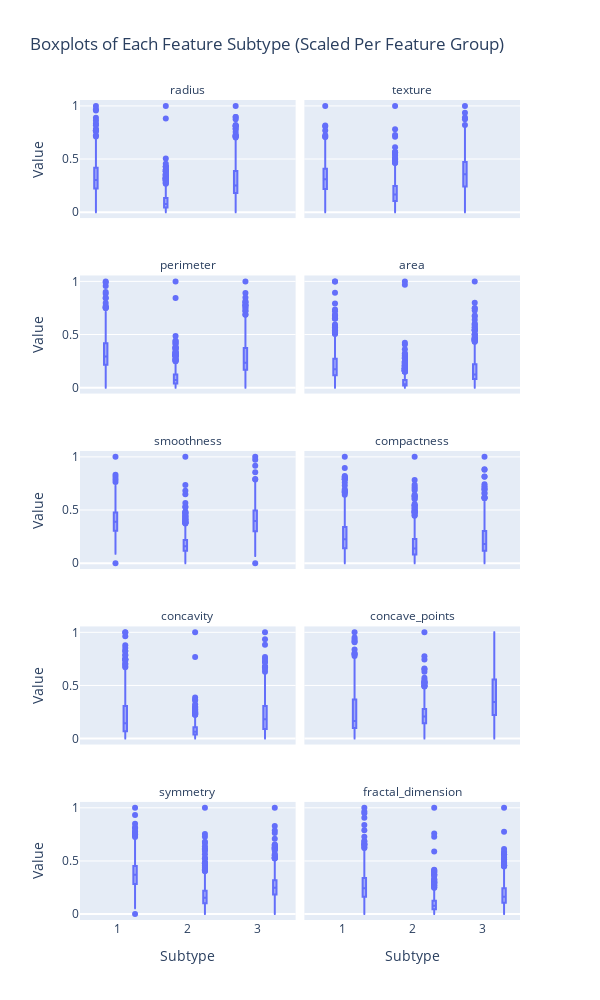

The code cell stored with this chart in its notebook:
### Code cell
df_group_scaled = df.copy()
for base, cols in feature_groups.items():
    group_vals = df[cols].values
    scaler = MinMaxScaler()
    scaled_vals = scaler.fit_transform(group_vals)
    df_group_scaled[cols] = scaled_vals

records = []
for base, cols in feature_groups.items():
    for subtype in ['1', '2', '3']:
        col_name = f"{base}{subtype}"
        if col_name in df_group_scaled.columns:
            for val in df_group_scaled[col_name]:
                records.append({
                    'Feature': base,
                    'Subtype': subtype,
                    'Value': val
                })

df_long_scaled = pd.DataFrame(records)

fig = px.box(
    df_long_scaled,
    x='Subtype',
    y='Value',
    facet_col='Feature',
    facet_col_wrap=2,
    points='outliers',
    title='Boxplots of Each Feature Subtype (Scaled Per Feature Group)'
)

fig.update_layout(width=600,height=1000)
fig.for_each_annotation(lambda a: a.update(text=a.text.split("=")[-1]))

fig.show()

### Figure 1 — Plotly figure (JSON) as saved in the notebook; plotly's stock layout.template omitted (floating-point values rounded to 4 significant figures; data arrays with more than 128 entries replaced by an {"elided": "..."} marker saying what was removed)
{"data": [{"alignmentgroup": "True", "boxpoints": "outliers", "hovertemplate": "Feature=radius<br>Subtype=%{x}<br>Value=%{y}<extra></extra>", "legendgroup": "", "marker": {"color": "#636efa"}, "name": "", "notched": false, "offsetgroup": "", "orientation": "v", "showlegend": false, "type": "box", "x": {"elided": "1707 str values"}, "x0": " ", "xaxis": "x9", "y": {"elided": "1707 float values"}, "y0": " ", "yaxis": "y9"}, {"alignmentgroup": "True", "boxpoints": "outliers", "hovertemplate": "Feature=texture<br>Subtype=%{x}<br>Value=%{y}<extra></extra>", "legendgroup": "", "marker": {"color": "#636efa"}, "name": "", "notched": false, "offsetgroup": "", "orientation": "v", "showlegend": false, "type": "box", "x": {"elided": "1707 str values"}, "x0": " ", "xaxis": "x10", "y": {"elided": "1707 float values"}, "y0": " ", "yaxis": "y10"}, {"alignmentgroup": "True", "boxpoints": "outliers", "hovertemplate": "Feature=perimeter<br>Subtype=%{x}<br>Value=%{y}<extra></extra>", "legendgroup": "", "marker": {"color": "#636efa"}, "name": "", "notched": false, "offsetgroup": "", "orientation": "v", "showlegend": false, "type": "box", "x": {"elided": "1707 str values"}, "x0": " ", "xaxis": "x7", "y": {"elided": "1707 float values"}, "y0": " ", "yaxis": "y7"}, {"alignmentgroup": "True", "boxpoints": "outliers", "hovertemplate": "Feature=area<br>Subtype=%{x}<br>Value=%{y}<extra></extra>", "legendgroup": "", "marker": {"color": "#636efa"}, "name": "", "notched": false, "offsetgroup": "", "orientation": "v", "showlegend": false, "type": "box", "x": {"elided": "1707 str values"}, "x0": " ", "xaxis": "x8", "y": {"elided": "1707 float values"}, "y0": " ", "yaxis": "y8"}, {"alignmentgroup": "True", "boxpoints": "outliers", "hovertemplate": "Feature=smoothness<br>Subtype=%{x}<br>Value=%{y}<extra></extra>", "legendgroup": "", "marker": {"color": "#636efa"}, "name": "", "notched": false, "offsetgroup": "", "orientation": "v", "showlegend": false, "type": "box", "x": {"elided": "1707 str values"}, "x0": " ", "xaxis": "x5", "y": {"elided": "1707 float values"}, "y0": " ", "yaxis": "y5"}, {"alignmentgroup": "True", "boxpoints": "outliers", "hovertemplate": "Feature=compactness<br>Subtype=%{x}<br>Value=%{y}<extra></extra>", "legendgroup": "", "marker": {"color": "#636efa"}, "name": "", "notched": false, "offsetgroup": "", "orientation": "v", "showlegend": false, "type": "box", "x": {"elided": "1707 str values"}, "x0": " ", "xaxis": "x6", "y": {"elided": "1707 float values"}, "y0": " ", "yaxis": "y6"}, {"alignmentgroup": "True", "boxpoints": "outliers", "hovertemplate": "Feature=concavity<br>Subtype=%{x}<br>Value=%{y}<extra></extra>", "legendgroup": "", "marker": {"color": "#636efa"}, "name": "", "notched": false, "offsetgroup": "", "orientation": "v", "showlegend": false, "type": "box", "x": {"elided": "1707 str values"}, "x0": " ", "xaxis": "x3", "y": {"elided": "1707 float values"}, "y0": " ", "yaxis": "y3"}, {"alignmentgroup": "True", "boxpoints": "outliers", "hovertemplate": "Feature=concave_points<br>Subtype=%{x}<br>Value=%{y}<extra></extra>", "legendgroup": "", "marker": {"color": "#636efa"}, "name": "", "notched": false, "offsetgroup": "", "orientation": "v", "showlegend": false, "type": "box", "x": {"elided": "1707 str values"}, "x0": " ", "xaxis": "x4", "y": {"elided": "1707 float values"}, "y0": " ", "yaxis": "y4"}, {"alignmentgroup": "True", "boxpoints": "outliers", "hovertemplate": "Feature=symmetry<br>Subtype=%{x}<br>Value=%{y}<extra></extra>", "legendgroup": "", "marker": {"color": "#636efa"}, "name": "", "notched": false, "offsetgroup": "", "orientation": "v", "showlegend": false, "type": "box", "x": {"elided": "1707 str values"}, "x0": " ", "xaxis": "x", "y": {"elided": "1707 float values"}, "y0": " ", "yaxis": "y"}, {"alignmentgroup": "True", "boxpoints": "outliers", "hovertemplate": "Feature=fractal_dimension<br>Subtype=%{x}<br>Value=%{y}<extra></extra>", "legendgroup": "", "marker": {"color": "#636efa"}, "name": "", "notched": false, "offsetgroup": "", "orientation": "v", "showlegend": false, "type": "box", "x": {"elided": "1707 str values"}, "x0": " ", "xaxis": "x2", "y": {"elided": "1707 float values"}, "y0": " ", "yaxis": "y2"}], "layout": {"annotations": [{"font": {}, "showarrow": false, "text": "symmetry", "x": 0.245, "xanchor": "center", "xref": "paper", "y": 0.144, "yanchor": "bottom", "yref": "paper"}, {"font": {}, "showarrow": false, "text": "fractal_dimension", "x": 0.755, "xanchor": "center", "xref": "paper", "y": 0.144, "yanchor": "bottom", "yref": "paper"}, {"font": {}, "showarrow": false, "text": "concavity", "x": 0.245, "xanchor": "center", "xref": "paper", "y": 0.358, "yanchor": "bottom", "yref": "paper"}, {"font": {}, "showarrow": false, "text": "concave_points", "x": 0.755, "xanchor": "center", "xref": "paper", "y": 0.358, "yanchor": "bottom", "yref": "paper"}, {"font": {}, "showarrow": false, "text": "smoothness", "x": 0.245, "xanchor": "center", "xref": "paper", "y": 0.572, "yanchor": "bottom", "yref": "paper"}, {"font": {}, "showarrow": false, "text": "compactness", "x": 0.755, "xanchor": "center", "xref": "paper", "y": 0.572, "yanchor": "bottom", "yref": "paper"}, {"font": {}, "showarrow": false, "text": "perimeter", "x": 0.245, "xanchor": "center", "xref": "paper", "y": 0.786, "yanchor": "bottom", "yref": "paper"}, {"font": {}, "showarrow": false, "text": "area", "x": 0.755, "xanchor": "center", "xref": "paper", "y": 0.786, "yanchor": "bottom", "yref": "paper"}, {"font": {}, "showarrow": false, "text": "radius", "x": 0.245, "xanchor": "center", "xref": "paper", "y": 1, "yanchor": "bottom", "yref": "paper"}, {"font": {}, "showarrow": false, "text": "texture", "x": 0.755, "xanchor": "center", "xref": "paper", "y": 1, "yanchor": "bottom", "yref": "paper"}], "boxmode": "group", "height": 1000, "legend": {"tracegroupgap": 0}, "title": {"text": "Boxplots of Each Feature Subtype (Scaled Per Feature Group)"}, "width": 600, "xaxis": {"anchor": "y", "domain": [0, 0.49], "title": {"text": "Subtype"}}, "xaxis10": {"anchor": "y10", "domain": [0.51, 1], "matches": "x", "showticklabels": false}, "xaxis2": {"anchor": "y2", "domain": [0.51, 1], "matches": "x", "title": {"text": "Subtype"}}, "xaxis3": {"anchor": "y3", "domain": [0, 0.49], "matches": "x", "showticklabels": false}, "xaxis4": {"anchor": "y4", "domain": [0.51, 1], "matches": "x", "showticklabels": false}, "xaxis5": {"anchor": "y5", "domain": [0, 0.49], "matches": "x", "showticklabels": false}, "xaxis6": {"anchor": "y6", "domain": [0.51, 1], "matches": "x", "showticklabels": false}, "xaxis7": {"anchor": "y7", "domain": [0, 0.49], "matches": "x", "showticklabels": false}, "xaxis8": {"anchor": "y8", "domain": [0.51, 1], "matches": "x", "showticklabels": false}, "xaxis9": {"anchor": "y9", "domain": [0, 0.49], "matches": "x", "showticklabels": false}, "yaxis": {"anchor": "x", "domain": [0, 0.144], "title": {"text": "Value"}}, "yaxis10": {"anchor": "x10", "domain": [0.856, 1], "matches": "y", "showticklabels": false}, "yaxis2": {"anchor": "x2", "domain": [0, 0.144], "matches": "y", "showticklabels": false}, "yaxis3": {"anchor": "x3", "domain": [0.214, 0.358], "matches": "y", "title": {"text": "Value"}}, "yaxis4": {"anchor": "x4", "domain": [0.214, 0.358], "matches": "y", "showticklabels": false}, "yaxis5": {"anchor": "x5", "domain": [0.428, 0.572], "matches": "y", "title": {"text": "Value"}}, "yaxis6": {"anchor": "x6", "domain": [0.428, 0.572], "matches": "y", "showticklabels": false}, "yaxis7": {"anchor": "x7", "domain": [0.642, 0.786], "matches": "y", "title": {"text": "Value"}}, "yaxis8": {"anchor": "x8", "domain": [0.642, 0.786], "matches": "y", "showticklabels": false}, "yaxis9": {"anchor": "x9", "domain": [0.856, 1], "matches": "y", "title": {"text": "Value"}}}}
